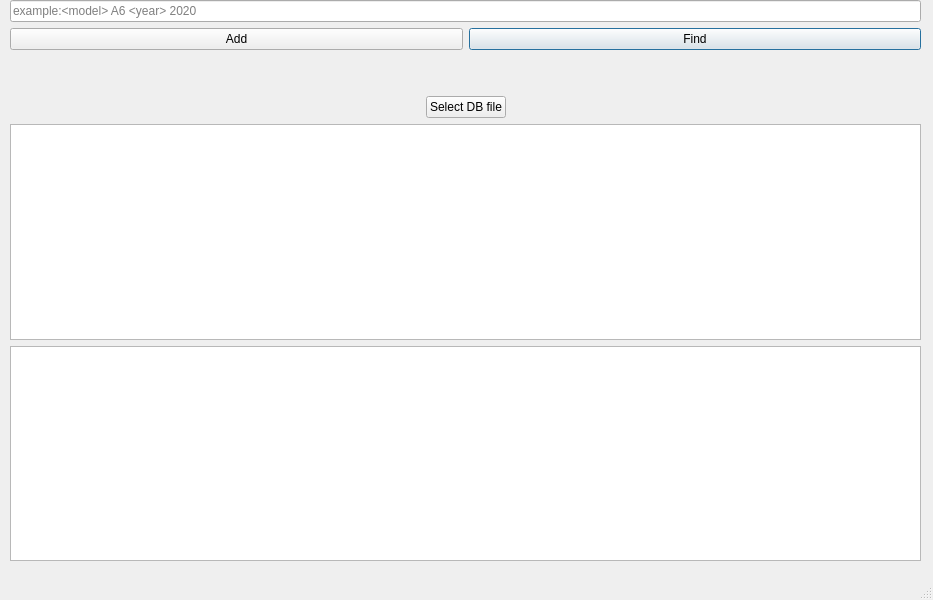
<?xml version="1.0" encoding="UTF-8"?>
<ui version="4.0">
 <class>MainWindow</class>
 <widget class="QMainWindow" name="MainWindow">
  <property name="enabled">
   <bool>true</bool>
  </property>
  <property name="geometry">
   <rect>
    <x>0</x>
    <y>0</y>
    <width>933</width>
    <height>600</height>
   </rect>
  </property>
  <property name="minimumSize">
   <size>
    <width>800</width>
    <height>600</height>
   </size>
  </property>
  <property name="windowTitle">
   <string>CarFinder</string>
  </property>
  <widget class="QWidget" name="centralwidget">
   <property name="minimumSize">
    <size>
     <width>820</width>
     <height>600</height>
    </size>
   </property>
   <widget class="QWidget" name="layoutWidget">
    <property name="geometry">
     <rect>
      <x>10</x>
      <y>0</y>
      <width>911</width>
      <height>561</height>
     </rect>
    </property>
    <layout class="QVBoxLayout" name="verticalLayout">
     <item>
      <widget class="QLineEdit" name="queryLine">
       <property name="placeholderText">
        <string notr="true">example:&lt;model&gt; A6 &lt;year&gt; 2020</string>
       </property>
       <property name="clearButtonEnabled">
        <bool>false</bool>
       </property>
      </widget>
     </item>
     <item>
      <layout class="QHBoxLayout" name="horizontalLayout">
       <item>
        <widget class="QPushButton" name="AddBtn">
         <property name="text">
          <string>Add</string>
         </property>
        </widget>
       </item>
       <item>
        <widget class="QPushButton" name="findBtn">
         <property name="sizePolicy">
          <sizepolicy hsizetype="Minimum" vsizetype="Minimum">
           <horstretch>0</horstretch>
           <verstretch>0</verstretch>
          </sizepolicy>
         </property>
         <property name="minimumSize">
          <size>
           <width>50</width>
           <height>10</height>
          </size>
         </property>
         <property name="maximumSize">
          <size>
           <width>781</width>
           <height>16777215</height>
          </size>
         </property>
         <property name="text">
          <string>Find</string>
         </property>
         <property name="shortcut">
          <string>Return</string>
         </property>
         <property name="autoRepeat">
          <bool>false</bool>
         </property>
         <property name="autoDefault">
          <bool>true</bool>
         </property>
         <property name="default">
          <bool>true</bool>
         </property>
         <property name="flat">
          <bool>false</bool>
         </property>
        </widget>
       </item>
      </layout>
     </item>
     <item>
      <spacer name="verticalSpacer">
       <property name="orientation">
        <enum>Qt::Vertical</enum>
       </property>
       <property name="sizeType">
        <enum>QSizePolicy::Minimum</enum>
       </property>
       <property name="sizeHint" stdset="0">
        <size>
         <width>20</width>
         <height>40</height>
        </size>
       </property>
      </spacer>
     </item>
     <item>
      <layout class="QHBoxLayout" name="horizontalLayout_2">
       <item>
        <spacer name="horizontalSpacer_2">
         <property name="orientation">
          <enum>Qt::Horizontal</enum>
         </property>
         <property name="sizeHint" stdset="0">
          <size>
           <width>40</width>
           <height>20</height>
          </size>
         </property>
        </spacer>
       </item>
       <item>
        <widget class="QPushButton" name="selectBtn">
         <property name="text">
          <string>Select DB file</string>
         </property>
        </widget>
       </item>
       <item>
        <spacer name="horizontalSpacer">
         <property name="orientation">
          <enum>Qt::Horizontal</enum>
         </property>
         <property name="sizeHint" stdset="0">
          <size>
           <width>40</width>
           <height>20</height>
          </size>
         </property>
        </spacer>
       </item>
      </layout>
     </item>
     <item>
      <widget class="QTableWidget" name="tableWidget">
       <property name="horizontalScrollBarPolicy">
        <enum>Qt::ScrollBarAlwaysOff</enum>
       </property>
       <property name="editTriggers">
        <set>QAbstractItemView::NoEditTriggers</set>
       </property>
       <property name="alternatingRowColors">
        <bool>true</bool>
       </property>
       <property name="columnCount">
        <number>4</number>
       </property>
       <attribute name="horizontalHeaderVisible">
        <bool>false</bool>
       </attribute>
       <attribute name="horizontalHeaderCascadingSectionResizes">
        <bool>true</bool>
       </attribute>
       <attribute name="horizontalHeaderMinimumSectionSize">
        <number>50</number>
       </attribute>
       <attribute name="horizontalHeaderDefaultSectionSize">
        <number>195</number>
       </attribute>
       <attribute name="horizontalHeaderShowSortIndicator" stdset="0">
        <bool>false</bool>
       </attribute>
       <attribute name="horizontalHeaderStretchLastSection">
        <bool>true</bool>
       </attribute>
       <attribute name="verticalHeaderCascadingSectionResizes">
        <bool>false</bool>
       </attribute>
       <column/>
       <column/>
       <column/>
       <column/>
      </widget>
     </item>
     <item>
      <widget class="mytextbrowser" name="error"/>
     </item>
    </layout>
   </widget>
  </widget>
  <widget class="QMenuBar" name="menubar">
   <property name="geometry">
    <rect>
     <x>0</x>
     <y>0</y>
     <width>933</width>
     <height>25</height>
    </rect>
   </property>
  </widget>
  <widget class="QStatusBar" name="statusbar"/>
 </widget>
 <customwidgets>
  <customwidget>
   <class>mytextbrowser</class>
   <extends>QTextBrowser</extends>
   <header>mytextbrowser.h</header>
  </customwidget>
 </customwidgets>
 <resources/>
 <connections/>
</ui>
